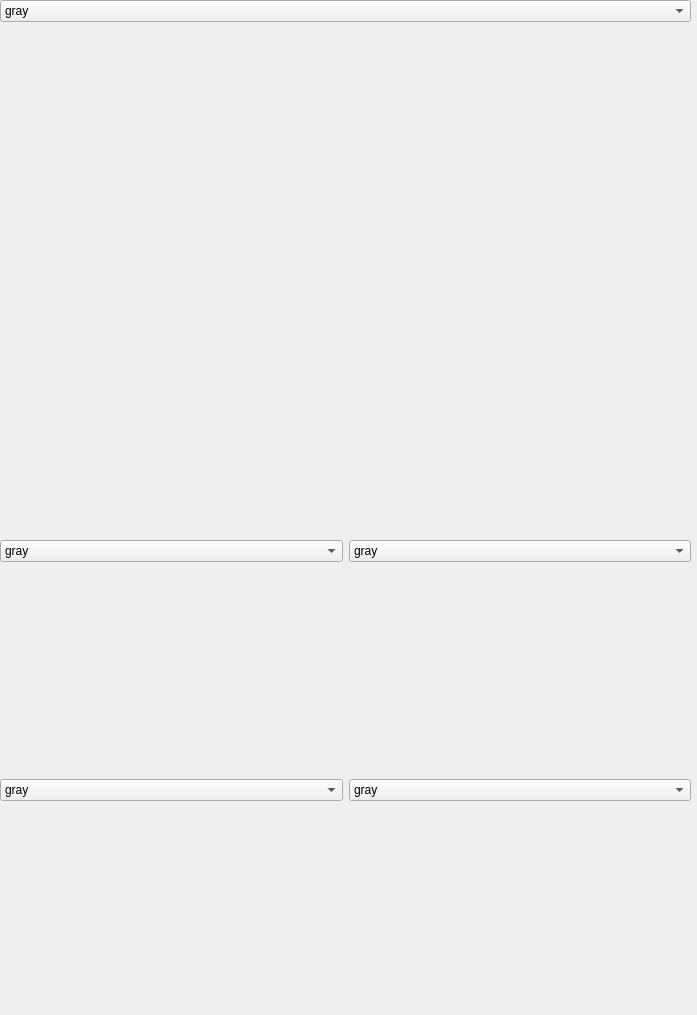
<?xml version="1.0" encoding="UTF-8"?>
<ui version="4.0">
 <class>SSS</class>
 <widget class="QWidget" name="SSS">
  <property name="geometry">
   <rect>
    <x>0</x>
    <y>0</y>
    <width>697</width>
    <height>1015</height>
   </rect>
  </property>
  <property name="windowTitle">
   <string>Synchronised Segment Stripes</string>
  </property>
  <widget class="QWidget" name="layoutWidget_4">
   <property name="geometry">
    <rect>
     <x>0</x>
     <y>0</y>
     <width>691</width>
     <height>541</height>
    </rect>
   </property>
   <layout class="QVBoxLayout" name="verticalLayout_5">
    <item>
     <widget class="QComboBox" name="cmapCombi">
      <item>
       <property name="text">
        <string>gray</string>
       </property>
      </item>
      <item>
       <property name="text">
        <string>prism</string>
       </property>
      </item>
      <item>
       <property name="text">
        <string>autumn</string>
       </property>
      </item>
      <item>
       <property name="text">
        <string>cool</string>
       </property>
      </item>
      <item>
       <property name="text">
        <string>spring</string>
       </property>
      </item>
      <item>
       <property name="text">
        <string>summer</string>
       </property>
      </item>
      <item>
       <property name="text">
        <string>winter</string>
       </property>
      </item>
     </widget>
    </item>
    <item>
     <widget class="MatplotlibWidget" name="SSSCombi"/>
    </item>
   </layout>
  </widget>
  <widget class="QWidget" name="">
   <property name="geometry">
    <rect>
     <x>0</x>
     <y>540</y>
     <width>691</width>
     <height>471</height>
    </rect>
   </property>
   <layout class="QGridLayout" name="gridLayout">
    <item row="0" column="0">
     <layout class="QVBoxLayout" name="verticalLayout">
      <item>
       <widget class="QComboBox" name="cmap1">
        <item>
         <property name="text">
          <string>gray</string>
         </property>
        </item>
        <item>
         <property name="text">
          <string>prism</string>
         </property>
        </item>
        <item>
         <property name="text">
          <string>autumn</string>
         </property>
        </item>
        <item>
         <property name="text">
          <string>cool</string>
         </property>
        </item>
        <item>
         <property name="text">
          <string>spring</string>
         </property>
        </item>
        <item>
         <property name="text">
          <string>summer</string>
         </property>
        </item>
        <item>
         <property name="text">
          <string>winter</string>
         </property>
        </item>
       </widget>
      </item>
      <item>
       <widget class="MatplotlibWidget" name="SSS1"/>
      </item>
     </layout>
    </item>
    <item row="0" column="1">
     <layout class="QVBoxLayout" name="verticalLayout_2">
      <item>
       <widget class="QComboBox" name="cmap2">
        <item>
         <property name="text">
          <string>gray</string>
         </property>
        </item>
        <item>
         <property name="text">
          <string>prism</string>
         </property>
        </item>
        <item>
         <property name="text">
          <string>autumn</string>
         </property>
        </item>
        <item>
         <property name="text">
          <string>cool</string>
         </property>
        </item>
        <item>
         <property name="text">
          <string>spring</string>
         </property>
        </item>
        <item>
         <property name="text">
          <string>summer</string>
         </property>
        </item>
        <item>
         <property name="text">
          <string>winter</string>
         </property>
        </item>
       </widget>
      </item>
      <item>
       <widget class="MatplotlibWidget" name="SSS2"/>
      </item>
     </layout>
    </item>
    <item row="1" column="0">
     <layout class="QVBoxLayout" name="verticalLayout_3">
      <item>
       <widget class="QComboBox" name="cmap3">
        <item>
         <property name="text">
          <string>gray</string>
         </property>
        </item>
        <item>
         <property name="text">
          <string>prism</string>
         </property>
        </item>
        <item>
         <property name="text">
          <string>autumn</string>
         </property>
        </item>
        <item>
         <property name="text">
          <string>cool</string>
         </property>
        </item>
        <item>
         <property name="text">
          <string>spring</string>
         </property>
        </item>
        <item>
         <property name="text">
          <string>summer</string>
         </property>
        </item>
        <item>
         <property name="text">
          <string>winter</string>
         </property>
        </item>
       </widget>
      </item>
      <item>
       <widget class="MatplotlibWidget" name="SSS3"/>
      </item>
     </layout>
    </item>
    <item row="1" column="1">
     <layout class="QVBoxLayout" name="verticalLayout_4">
      <item>
       <widget class="QComboBox" name="cmap4">
        <item>
         <property name="text">
          <string>gray</string>
         </property>
        </item>
        <item>
         <property name="text">
          <string>prism</string>
         </property>
        </item>
        <item>
         <property name="text">
          <string>autumn</string>
         </property>
        </item>
        <item>
         <property name="text">
          <string>cool</string>
         </property>
        </item>
        <item>
         <property name="text">
          <string>spring</string>
         </property>
        </item>
        <item>
         <property name="text">
          <string>summer</string>
         </property>
        </item>
        <item>
         <property name="text">
          <string>winter</string>
         </property>
        </item>
       </widget>
      </item>
      <item>
       <widget class="MatplotlibWidget" name="SSS4"/>
      </item>
     </layout>
    </item>
   </layout>
  </widget>
 </widget>
 <customwidgets>
  <customwidget>
   <class>MatplotlibWidget</class>
   <extends>QWidget</extends>
   <header>matplotlibwidget</header>
  </customwidget>
 </customwidgets>
 <resources/>
 <connections/>
</ui>
